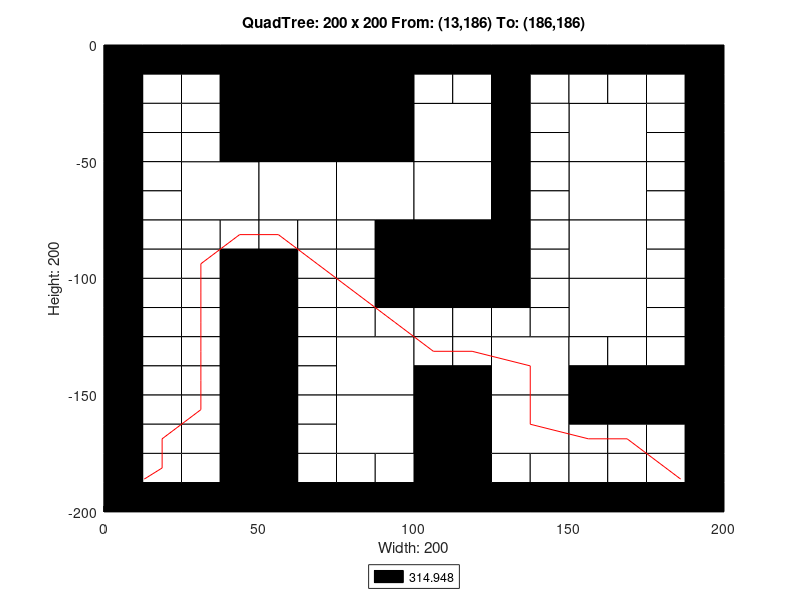

Write MATLAB code to recreate this figure.
axis([0 200 -200 0]);
title('QuadTree: 200 x 200 From: (13,186) To: (186,186)');
xlabel('Width: 200');
ylabel('Height: 200');
rectangle('Position',[50 -50 50 50], 'FaceColor',[0 0 0]);
rectangle('Position',[25 -75 25 25], 'FaceColor',[1 1 1]);
rectangle('Position',[50 -75 25 25], 'FaceColor',[1 1 1]);
rectangle('Position',[75 -75 25 25], 'FaceColor',[1 1 1]);
rectangle('Position',[100 -50 25 25], 'FaceColor',[1 1 1]);
rectangle('Position',[150 -50 25 25], 'FaceColor',[1 1 1]);
rectangle('Position',[100 -75 25 25], 'FaceColor',[1 1 1]);
rectangle('Position',[100 -100 25 25], 'FaceColor',[0 0 0]);
rectangle('Position',[150 -75 25 25], 'FaceColor',[1 1 1]);
rectangle('Position',[150 -100 25 25], 'FaceColor',[1 1 1]);
rectangle('Position',[75 -150 25 25], 'FaceColor',[1 1 1]);
rectangle('Position',[75 -175 25 25], 'FaceColor',[1 1 1]);
rectangle('Position',[125 -150 25 25], 'FaceColor',[1 1 1]);
rectangle('Position',[150 -125 25 25], 'FaceColor',[1 1 1]);
rectangle('Position',[100 -175 25 25], 'FaceColor',[0 0 0]);
rectangle('Position',[125 -175 25 25], 'FaceColor',[1 1 1]);
rectangle('Position',[100 -200 25 25], 'FaceColor',[0 0 0]);
rectangle('Position',[0 -12.5 12.5 12.5], 'FaceColor',[0 0 0]);
rectangle('Position',[12.5 -12.5 12.5 12.5], 'FaceColor',[0 0 0]);
rectangle('Position',[0 -25 12.5 12.5], 'FaceColor',[0 0 0]);
rectangle('Position',[12.5 -25 12.5 12.5], 'FaceColor',[1 1 1]);
rectangle('Position',[25 -12.5 12.5 12.5], 'FaceColor',[0 0 0]);
rectangle('Position',[37.5 -12.5 12.5 12.5], 'FaceColor',[0 0 0]);
rectangle('Position',[25 -25 12.5 12.5], 'FaceColor',[1 1 1]);
rectangle('Position',[37.5 -25 12.5 12.5], 'FaceColor',[0 0 0]);
rectangle('Position',[0 -37.5 12.5 12.5], 'FaceColor',[0 0 0]);
rectangle('Position',[12.5 -37.5 12.5 12.5], 'FaceColor',[1 1 1]);
rectangle('Position',[0 -50 12.5 12.5], 'FaceColor',[0 0 0]);
rectangle('Position',[12.5 -50 12.5 12.5], 'FaceColor',[1 1 1]);
rectangle('Position',[25 -37.5 12.5 12.5], 'FaceColor',[1 1 1]);
rectangle('Position',[37.5 -37.5 12.5 12.5], 'FaceColor',[0 0 0]);
rectangle('Position',[25 -50 12.5 12.5], 'FaceColor',[1 1 1]);
rectangle('Position',[37.5 -50 12.5 12.5], 'FaceColor',[0 0 0]);
rectangle('Position',[0 -62.5 12.5 12.5], 'FaceColor',[0 0 0]);
rectangle('Position',[12.5 -62.5 12.5 12.5], 'FaceColor',[1 1 1]);
rectangle('Position',[0 -75 12.5 12.5], 'FaceColor',[0 0 0]);
rectangle('Position',[12.5 -75 12.5 12.5], 'FaceColor',[1 1 1]);
rectangle('Position',[0 -87.5 12.5 12.5], 'FaceColor',[0 0 0]);
rectangle('Position',[12.5 -87.5 12.5 12.5], 'FaceColor',[1 1 1]);
rectangle('Position',[0 -100 12.5 12.5], 'FaceColor',[0 0 0]);
rectangle('Position',[12.5 -100 12.5 12.5], 'FaceColor',[1 1 1]);
rectangle('Position',[25 -87.5 12.5 12.5], 'FaceColor',[1 1 1]);
rectangle('Position',[37.5 -87.5 12.5 12.5], 'FaceColor',[1 1 1]);
rectangle('Position',[25 -100 12.5 12.5], 'FaceColor',[1 1 1]);
rectangle('Position',[37.5 -100 12.5 12.5], 'FaceColor',[0 0 0]);
rectangle('Position',[50 -87.5 12.5 12.5], 'FaceColor',[1 1 1]);
rectangle('Position',[62.5 -87.5 12.5 12.5], 'FaceColor',[1 1 1]);
rectangle('Position',[50 -100 12.5 12.5], 'FaceColor',[0 0 0]);
rectangle('Position',[62.5 -100 12.5 12.5], 'FaceColor',[1 1 1]);
rectangle('Position',[75 -87.5 12.5 12.5], 'FaceColor',[1 1 1]);
rectangle('Position',[87.5 -87.5 12.5 12.5], 'FaceColor',[0 0 0]);
rectangle('Position',[75 -100 12.5 12.5], 'FaceColor',[1 1 1]);
rectangle('Position',[87.5 -100 12.5 12.5], 'FaceColor',[0 0 0]);
rectangle('Position',[100 -12.5 12.5 12.5], 'FaceColor',[0 0 0]);
rectangle('Position',[112.5 -12.5 12.5 12.5], 'FaceColor',[0 0 0]);
rectangle('Position',[100 -25 12.5 12.5], 'FaceColor',[1 1 1]);
rectangle('Position',[112.5 -25 12.5 12.5], 'FaceColor',[1 1 1]);
rectangle('Position',[125 -12.5 12.5 12.5], 'FaceColor',[0 0 0]);
rectangle('Position',[137.5 -12.5 12.5 12.5], 'FaceColor',[0 0 0]);
rectangle('Position',[125 -25 12.5 12.5], 'FaceColor',[0 0 0]);
rectangle('Position',[137.5 -25 12.5 12.5], 'FaceColor',[1 1 1]);
rectangle('Position',[125 -37.5 12.5 12.5], 'FaceColor',[0 0 0]);
rectangle('Position',[137.5 -37.5 12.5 12.5], 'FaceColor',[1 1 1]);
rectangle('Position',[125 -50 12.5 12.5], 'FaceColor',[0 0 0]);
rectangle('Position',[137.5 -50 12.5 12.5], 'FaceColor',[1 1 1]);
rectangle('Position',[150 -12.5 12.5 12.5], 'FaceColor',[0 0 0]);
rectangle('Position',[162.5 -12.5 12.5 12.5], 'FaceColor',[0 0 0]);
rectangle('Position',[150 -25 12.5 12.5], 'FaceColor',[1 1 1]);
rectangle('Position',[162.5 -25 12.5 12.5], 'FaceColor',[1 1 1]);
rectangle('Position',[175 -12.5 12.5 12.5], 'FaceColor',[0 0 0]);
rectangle('Position',[187.5 -12.5 12.5 12.5], 'FaceColor',[0 0 0]);
rectangle('Position',[175 -25 12.5 12.5], 'FaceColor',[1 1 1]);
rectangle('Position',[187.5 -25 12.5 12.5], 'FaceColor',[0 0 0]);
rectangle('Position',[175 -37.5 12.5 12.5], 'FaceColor',[1 1 1]);
rectangle('Position',[187.5 -37.5 12.5 12.5], 'FaceColor',[0 0 0]);
rectangle('Position',[175 -50 12.5 12.5], 'FaceColor',[1 1 1]);
rectangle('Position',[187.5 -50 12.5 12.5], 'FaceColor',[0 0 0]);
rectangle('Position',[125 -62.5 12.5 12.5], 'FaceColor',[0 0 0]);
rectangle('Position',[137.5 -62.5 12.5 12.5], 'FaceColor',[1 1 1]);
rectangle('Position',[125 -75 12.5 12.5], 'FaceColor',[0 0 0]);
rectangle('Position',[137.5 -75 12.5 12.5], 'FaceColor',[1 1 1]);
rectangle('Position',[125 -87.5 12.5 12.5], 'FaceColor',[0 0 0]);
rectangle('Position',[137.5 -87.5 12.5 12.5], 'FaceColor',[1 1 1]);
rectangle('Position',[125 -100 12.5 12.5], 'FaceColor',[0 0 0]);
rectangle('Position',[137.5 -100 12.5 12.5], 'FaceColor',[1 1 1]);
rectangle('Position',[175 -62.5 12.5 12.5], 'FaceColor',[1 1 1]);
rectangle('Position',[187.5 -62.5 12.5 12.5], 'FaceColor',[0 0 0]);
rectangle('Position',[175 -75 12.5 12.5], 'FaceColor',[1 1 1]);
rectangle('Position',[187.5 -75 12.5 12.5], 'FaceColor',[0 0 0]);
rectangle('Position',[175 -87.5 12.5 12.5], 'FaceColor',[1 1 1]);
rectangle('Position',[187.5 -87.5 12.5 12.5], 'FaceColor',[0 0 0]);
rectangle('Position',[175 -100 12.5 12.5], 'FaceColor',[1 1 1]);
rectangle('Position',[187.5 -100 12.5 12.5], 'FaceColor',[0 0 0]);
rectangle('Position',[0 -112.5 12.5 12.5], 'FaceColor',[0 0 0]);
rectangle('Position',[12.5 -112.5 12.5 12.5], 'FaceColor',[1 1 1]);
rectangle('Position',[0 -125 12.5 12.5], 'FaceColor',[0 0 0]);
rectangle('Position',[12.5 -125 12.5 12.5], 'FaceColor',[1 1 1]);
rectangle('Position',[25 -112.5 12.5 12.5], 'FaceColor',[1 1 1]);
rectangle('Position',[37.5 -112.5 12.5 12.5], 'FaceColor',[0 0 0]);
rectangle('Position',[25 -125 12.5 12.5], 'FaceColor',[1 1 1]);
rectangle('Position',[37.5 -125 12.5 12.5], 'FaceColor',[0 0 0]);
rectangle('Position',[0 -137.5 12.5 12.5], 'FaceColor',[0 0 0]);
rectangle('Position',[12.5 -137.5 12.5 12.5], 'FaceColor',[1 1 1]);
rectangle('Position',[0 -150 12.5 12.5], 'FaceColor',[0 0 0]);
rectangle('Position',[12.5 -150 12.5 12.5], 'FaceColor',[1 1 1]);
rectangle('Position',[25 -137.5 12.5 12.5], 'FaceColor',[1 1 1]);
rectangle('Position',[37.5 -137.5 12.5 12.5], 'FaceColor',[0 0 0]);
rectangle('Position',[25 -150 12.5 12.5], 'FaceColor',[1 1 1]);
rectangle('Position',[37.5 -150 12.5 12.5], 'FaceColor',[0 0 0]);
rectangle('Position',[50 -112.5 12.5 12.5], 'FaceColor',[0 0 0]);
rectangle('Position',[62.5 -112.5 12.5 12.5], 'FaceColor',[1 1 1]);
rectangle('Position',[50 -125 12.5 12.5], 'FaceColor',[0 0 0]);
rectangle('Position',[62.5 -125 12.5 12.5], 'FaceColor',[1 1 1]);
rectangle('Position',[75 -112.5 12.5 12.5], 'FaceColor',[1 1 1]);
rectangle('Position',[87.5 -112.5 12.5 12.5], 'FaceColor',[0 0 0]);
rectangle('Position',[75 -125 12.5 12.5], 'FaceColor',[1 1 1]);
rectangle('Position',[87.5 -125 12.5 12.5], 'FaceColor',[1 1 1]);
rectangle('Position',[50 -137.5 12.5 12.5], 'FaceColor',[0 0 0]);
rectangle('Position',[62.5 -137.5 12.5 12.5], 'FaceColor',[1 1 1]);
rectangle('Position',[50 -150 12.5 12.5], 'FaceColor',[0 0 0]);
rectangle('Position',[62.5 -150 12.5 12.5], 'FaceColor',[1 1 1]);
rectangle('Position',[0 -162.5 12.5 12.5], 'FaceColor',[0 0 0]);
rectangle('Position',[12.5 -162.5 12.5 12.5], 'FaceColor',[1 1 1]);
rectangle('Position',[0 -175 12.5 12.5], 'FaceColor',[0 0 0]);
rectangle('Position',[12.5 -175 12.5 12.5], 'FaceColor',[1 1 1]);
rectangle('Position',[25 -162.5 12.5 12.5], 'FaceColor',[1 1 1]);
rectangle('Position',[37.5 -162.5 12.5 12.5], 'FaceColor',[0 0 0]);
rectangle('Position',[25 -175 12.5 12.5], 'FaceColor',[1 1 1]);
rectangle('Position',[37.5 -175 12.5 12.5], 'FaceColor',[0 0 0]);
rectangle('Position',[0 -187.5 12.5 12.5], 'FaceColor',[0 0 0]);
rectangle('Position',[12.5 -187.5 12.5 12.5], 'FaceColor',[1 1 1]);
rectangle('Position',[0 -200 12.5 12.5], 'FaceColor',[0 0 0]);
rectangle('Position',[12.5 -200 12.5 12.5], 'FaceColor',[0 0 0]);
rectangle('Position',[25 -187.5 12.5 12.5], 'FaceColor',[1 1 1]);
rectangle('Position',[37.5 -187.5 12.5 12.5], 'FaceColor',[0 0 0]);
rectangle('Position',[25 -200 12.5 12.5], 'FaceColor',[0 0 0]);
rectangle('Position',[37.5 -200 12.5 12.5], 'FaceColor',[0 0 0]);
rectangle('Position',[50 -162.5 12.5 12.5], 'FaceColor',[0 0 0]);
rectangle('Position',[62.5 -162.5 12.5 12.5], 'FaceColor',[1 1 1]);
rectangle('Position',[50 -175 12.5 12.5], 'FaceColor',[0 0 0]);
rectangle('Position',[62.5 -175 12.5 12.5], 'FaceColor',[1 1 1]);
rectangle('Position',[50 -187.5 12.5 12.5], 'FaceColor',[0 0 0]);
rectangle('Position',[62.5 -187.5 12.5 12.5], 'FaceColor',[1 1 1]);
rectangle('Position',[50 -200 12.5 12.5], 'FaceColor',[0 0 0]);
rectangle('Position',[62.5 -200 12.5 12.5], 'FaceColor',[0 0 0]);
rectangle('Position',[75 -187.5 12.5 12.5], 'FaceColor',[1 1 1]);
rectangle('Position',[87.5 -187.5 12.5 12.5], 'FaceColor',[1 1 1]);
rectangle('Position',[75 -200 12.5 12.5], 'FaceColor',[0 0 0]);
rectangle('Position',[87.5 -200 12.5 12.5], 'FaceColor',[0 0 0]);
rectangle('Position',[100 -112.5 12.5 12.5], 'FaceColor',[0 0 0]);
rectangle('Position',[112.5 -112.5 12.5 12.5], 'FaceColor',[0 0 0]);
rectangle('Position',[100 -125 12.5 12.5], 'FaceColor',[1 1 1]);
rectangle('Position',[112.5 -125 12.5 12.5], 'FaceColor',[1 1 1]);
rectangle('Position',[125 -112.5 12.5 12.5], 'FaceColor',[0 0 0]);
rectangle('Position',[137.5 -112.5 12.5 12.5], 'FaceColor',[1 1 1]);
rectangle('Position',[125 -125 12.5 12.5], 'FaceColor',[1 1 1]);
rectangle('Position',[137.5 -125 12.5 12.5], 'FaceColor',[1 1 1]);
rectangle('Position',[100 -137.5 12.5 12.5], 'FaceColor',[1 1 1]);
rectangle('Position',[112.5 -137.5 12.5 12.5], 'FaceColor',[1 1 1]);
rectangle('Position',[100 -150 12.5 12.5], 'FaceColor',[0 0 0]);
rectangle('Position',[112.5 -150 12.5 12.5], 'FaceColor',[0 0 0]);
rectangle('Position',[175 -112.5 12.5 12.5], 'FaceColor',[1 1 1]);
rectangle('Position',[187.5 -112.5 12.5 12.5], 'FaceColor',[0 0 0]);
rectangle('Position',[175 -125 12.5 12.5], 'FaceColor',[1 1 1]);
rectangle('Position',[187.5 -125 12.5 12.5], 'FaceColor',[0 0 0]);
rectangle('Position',[150 -137.5 12.5 12.5], 'FaceColor',[1 1 1]);
rectangle('Position',[162.5 -137.5 12.5 12.5], 'FaceColor',[1 1 1]);
rectangle('Position',[150 -150 12.5 12.5], 'FaceColor',[0 0 0]);
rectangle('Position',[162.5 -150 12.5 12.5], 'FaceColor',[0 0 0]);
rectangle('Position',[175 -137.5 12.5 12.5], 'FaceColor',[1 1 1]);
rectangle('Position',[187.5 -137.5 12.5 12.5], 'FaceColor',[0 0 0]);
rectangle('Position',[175 -150 12.5 12.5], 'FaceColor',[0 0 0]);
rectangle('Position',[187.5 -150 12.5 12.5], 'FaceColor',[0 0 0]);
rectangle('Position',[125 -187.5 12.5 12.5], 'FaceColor',[1 1 1]);
rectangle('Position',[137.5 -187.5 12.5 12.5], 'FaceColor',[1 1 1]);
rectangle('Position',[125 -200 12.5 12.5], 'FaceColor',[0 0 0]);
rectangle('Position',[137.5 -200 12.5 12.5], 'FaceColor',[0 0 0]);
rectangle('Position',[150 -162.5 12.5 12.5], 'FaceColor',[0 0 0]);
rectangle('Position',[162.5 -162.5 12.5 12.5], 'FaceColor',[0 0 0]);
rectangle('Position',[150 -175 12.5 12.5], 'FaceColor',[1 1 1]);
rectangle('Position',[162.5 -175 12.5 12.5], 'FaceColor',[1 1 1]);
rectangle('Position',[175 -162.5 12.5 12.5], 'FaceColor',[0 0 0]);
rectangle('Position',[187.5 -162.5 12.5 12.5], 'FaceColor',[0 0 0]);
rectangle('Position',[175 -175 12.5 12.5], 'FaceColor',[1 1 1]);
rectangle('Position',[187.5 -175 12.5 12.5], 'FaceColor',[0 0 0]);
rectangle('Position',[150 -187.5 12.5 12.5], 'FaceColor',[1 1 1]);
rectangle('Position',[162.5 -187.5 12.5 12.5], 'FaceColor',[1 1 1]);
rectangle('Position',[150 -200 12.5 12.5], 'FaceColor',[0 0 0]);
rectangle('Position',[162.5 -200 12.5 12.5], 'FaceColor',[0 0 0]);
rectangle('Position',[175 -187.5 12.5 12.5], 'FaceColor',[1 1 1]);
rectangle('Position',[187.5 -187.5 12.5 12.5], 'FaceColor',[0 0 0]);
rectangle('Position',[175 -200 12.5 12.5], 'FaceColor',[0 0 0]);
rectangle('Position',[187.5 -200 12.5 12.5], 'FaceColor',[0 0 0]);
X=[186,181.25,168.75,156.25,137.5,137.5,118.75,106.25,93.75,81.25,68.75,56.25,43.75,31.25,31.25,31.25,31.25,31.25,31.25,18.75,18.75,13];
Y=[-186,-181.25,-168.75,-168.75,-162.5,-137.5,-131.25,-131.25,-118.75,-106.25,-93.75,-81.25,-81.25,-93.75,-106.25,-118.75,-131.25,-143.75,-156.25,-168.75,-181.25,-186];
hold on;
plot(X,Y,'r');
legend('314.948','Location','southoutside');
